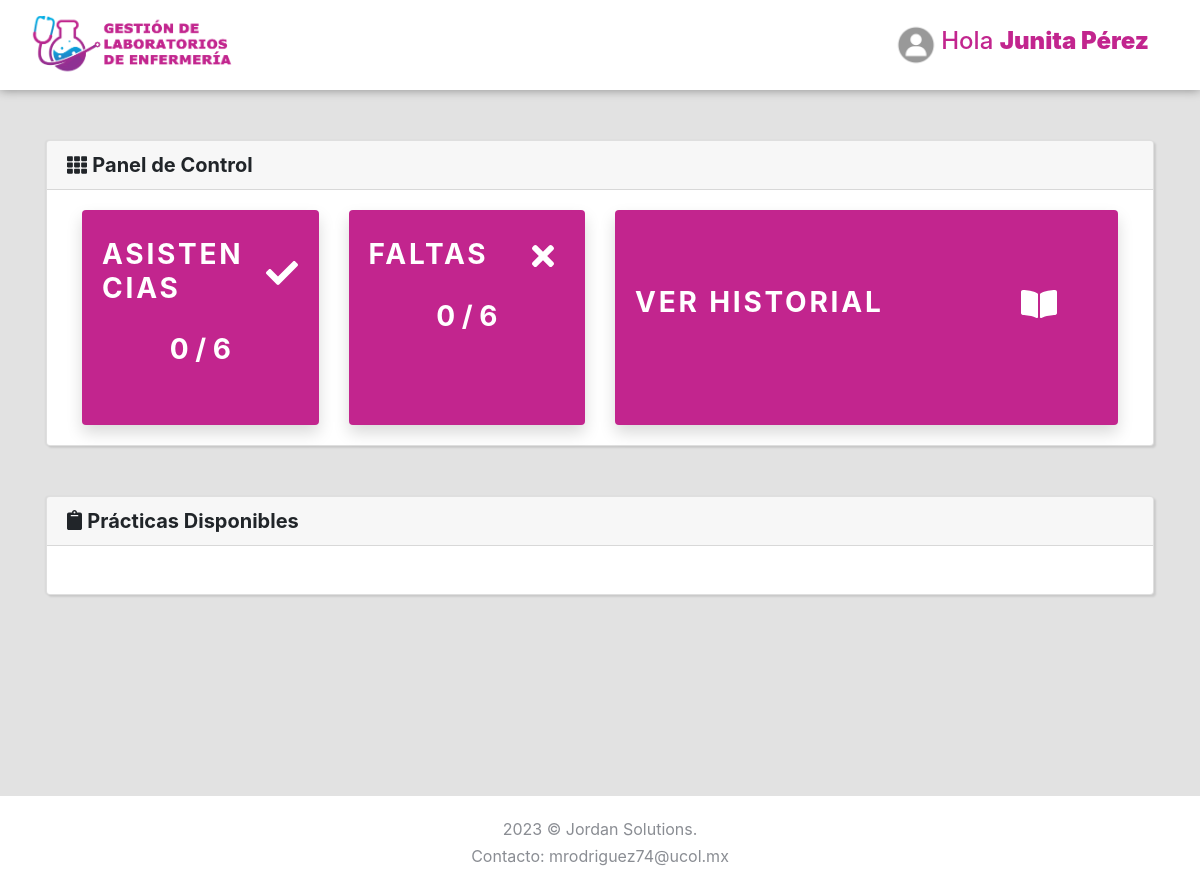
Page /Dashboard/Alumnos (signed in) on the earlier database version.
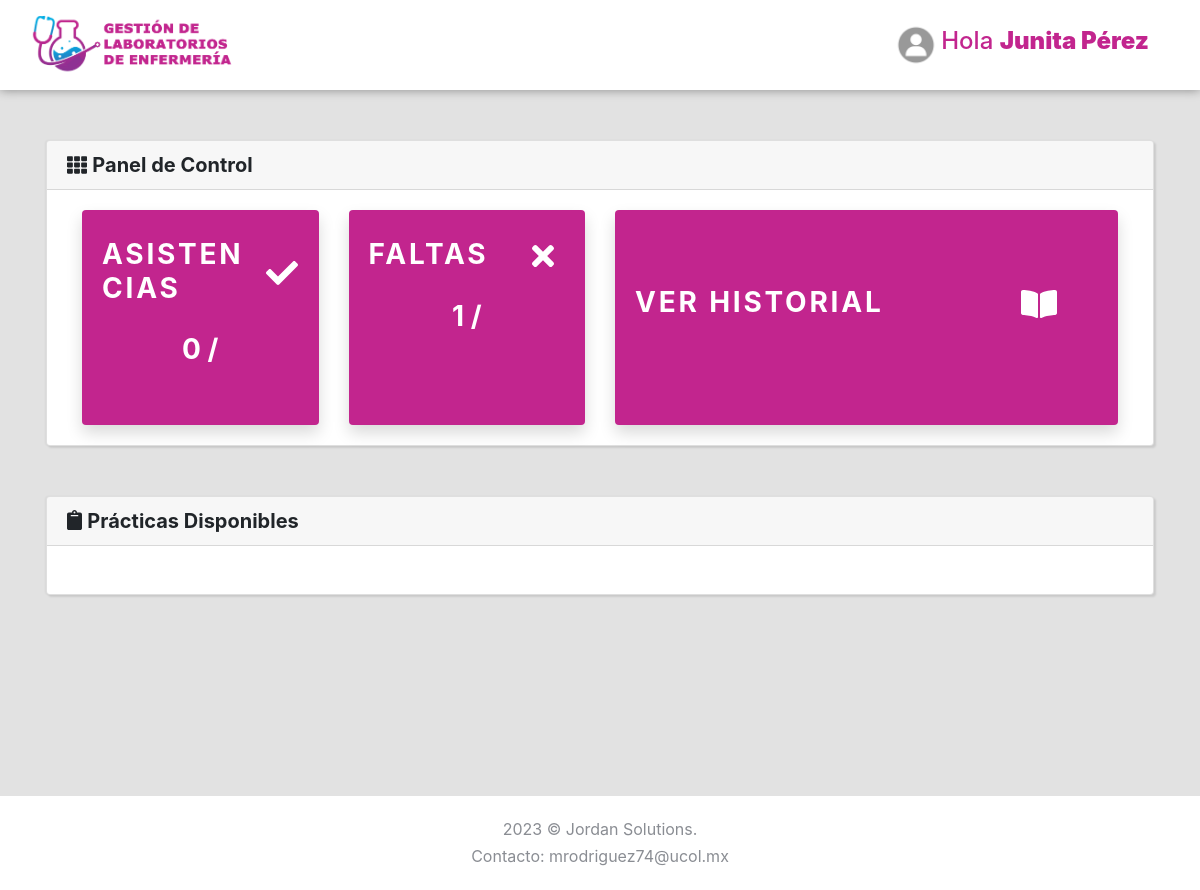
Same page on the later database version.
### tables this page shows
CREATE TABLE `configuracion` (
  `id` int(11) NOT NULL,
  `facultad` varchar(200) NOT NULL,
  `calle` varchar(200) NOT NULL,
  `colonia` varchar(200) NOT NULL,
  `cp` int(11) NOT NULL,
  `ciudad` varchar(200) NOT NULL,
  `semestres` int(2) NOT NULL
);

### Libraries/Core/Views.php (called while the page is built)
<?php
class Views{
    function getView($controller, $view, $alert="", $data1 = "", $data2 = "", $data3 = "", $data4 = "", $data5 = "")
    {
        $controller = get_class($controller);
        if ($controller == "Login") {
            $view = "Views/".$view.".php";
        }else{
            $view = "Views/" . $controller . "/" . $view . ".php";
        }
        require_once($view);
    }
}
?>

### Controller/Dashboard.php (called while the page is built, shortened)
<?php
class Dashboard extends Controllers{
    public function Alumnos()
    {
        $grado = $_SESSION['grado'];
        $id = $_SESSION['id'];
        $data1 = $this->model->practicas($grado);
        $data2 = $this->model->config();
        $data3 = $this->model->Asistencias($id);
        $data4 = $this->model->Faltas($id);
        $this->views->getView($this, "Alumnos", "",  $data1, $data2, $data3, $data4);
    }
}

### index.php (called while the page is built, shortened)
<?php
require_once("Helpers/Helpers.php");
require_once("Libraries/Core/Load.php");
?>

### Libraries/Core/Mysql.php (called while the page is built, shortened)
<?php
class Mysql extends Conexion{
    private $conexion;
    function __construct()
    {
        $this->conexion = new Conexion();
        $this->conexion = $this->conexion->conect();
    }
    public function select(string $query){
        $this->strquery = $query;
        $result = $this->conexion->prepare($this->strquery);
        $result->execute();
        $data = $result->fetch(PDO::FETCH_ASSOC);
        return $data;
    }
}
?>

### Libraries/Core/Conexion.php (called while the page is built)
<?php
class Conexion{
    private $conect;
    public function __construct()
    {
      $conexion = "mysql:host=".HOST.";dbname=".BD.";.CHARSET.";
      try {
          $this->conect = new PDO($conexion, DB_USER, PASS);
          $this->conect->setAttribute(PDO::ATTR_ERRMODE, PDO::ERRMODE_EXCEPTION);
      } catch (PDOException $e) {
          $this->conect = "Error en la conexion";
          echo "Error: " . $e->getMessage();
      }
    }
    public function conect()
    {
        return $this->conect;
    }
}
?>

### Models/DashboardModel.php (called while the page is built, shortened)
<?php
class DashboardModel extends Mysql{
    public function config()
    {
        $sql = "SELECT * FROM configuracion";
        $res = $this->select($sql);
        return $res;
    }
    public function Asistencias(int $id)
    {
        $this->id = $id;
        $sql = "SELECT COUNT(*) AS total FROM asistencias WHERE id_alumno = '{$this->id}' AND asistencia = 2";
        $res = $this->select($sql);
        return $res;
    }
    public function Faltas(int $id)
    {
        $this->id = $id;
        $sql = "SELECT COUNT(*) AS total FROM asistencias WHERE id_alumno = '{$this->id}' AND asistencia = 0";
        $res = $this->select($sql);
        return $res;
    }
}

### Helpers/Helpers.php (called while the page is built, shortened)
<?php
function base_url()
{
    return BASE_URL;
}
?>

### Views/Dashboard/Alumnos.php (the view, shortened to what the changed rows need)
<div class="page-content2">
    <section>
        <div class="card container-fluid2">
            <h5 class="card-header"><i class="fas fa-th"></i> <strong>Panel de Control</strong></h5>
            <div class="card-body">
                <div class="container-fluid">
                    <div class="row">
                        <div class="col-lg-3">
                            <div class="card border-0 shadow h-100 py-2" style="background: #c2258e;">
                                <div class="card-body" style="height: 100%">
                                    <div class="row no-gutters align-items-center">
                                        <div class="col-lg-10">
                                            <div class="h3 font-weight-bold text-white text-uppercase mb-1">Asistencias</div>
                                        </div>
                                        <div class="col-lg-2">
                                            <i class="fas fa-check fa-2x text-white"></i>
                                        </div>
                                    </div>
                                    <br>
                                    <div class="h3 mb-0 font-weight-bold text-white text-center"><?php echo $data3['total']; ?> / <?php echo $data2['aminimas']; ?></div>
                                </div>
                            </div>
                        </div>
                        <div class="col-lg-3">
                            <div class="card border-0 shadow h-100 py-2" style="background: #c2258e;">
                                <div class="card-body" style="height: 100%">
                                    <div class="row no-gutters align-items-center">
                                        <div class="col-lg-10">
                                            <div class="h3 font-weight-bold text-white text-uppercase mb-1">Faltas</div>
                                        </div>
                                        <div class="col-lg-2">
                                            <i class="fas fa-times fa-2x text-white"></i>
                                        </div>
                                    </div>
                                    <br>
                                    <div class="h3 mb-0 font-weight-bold text-white text-center"><?php echo $data4['total']; ?> / <?php echo $data2['fmaximas']; ?></div>
                                </div>
                            </div>
                        </div>
                        <div class="col-lg-6">
                            <div class="card border-0 shadow h-100 py-2" style="background: #c2258e;">
                                <a href="<?php echo base_url(); ?>Dashboard/Lista" style="text-decoration: none; height: 100%;">
                                <div class="card-body" style="height: 100%">
                                    <div class="row no-gutters align-items-center">
                                        <div class="col-lg-10">
                                            <br><br>
                                            <div class="h3 font-weight-bold text-white text-uppercase mb-1">Ver Historial</div>
                                        </div>
                                        <div class="col-lg-2">
                                            <br><br>
                                            <i class="fas fa-book-open fa-2x text-white"></i>
                                        </div>
                                    </div>
                                </div>
                                </a>
                            </div>
                        </div>
                    </div>
                </div>
            </div>
        </div>
        <div class="card container-fluid2">
            <h5 class="card-header"><i class="fas fa-clipboard"></i> <strong>Prácticas Disponibles</strong></h5>
            <div class="card-body">
                <div class="container-fluid">
                    <div class="row">
                        <div class="col-lg-4">
                        </div>
                    </div>
                </div>
            </div>
        </div>
    </section>
</div>

Differences in the rows shown:
no longer on this page (row edited): configuracion: aminimas "6", fmaximas "6"
Other differences:
$data4['total']: "0" → "1"
